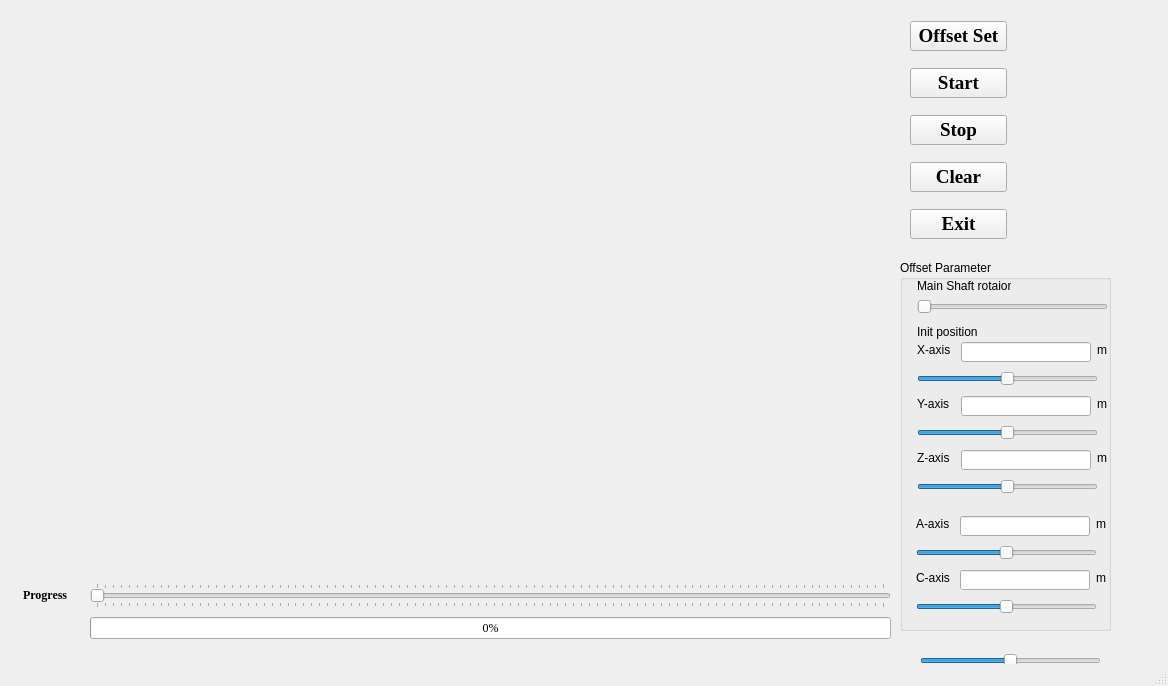
<?xml version="1.0" encoding="UTF-8"?>
<ui version="4.0">
 <class>openglwindow</class>
 <widget class="QMainWindow" name="openglwindow">
  <property name="geometry">
   <rect>
    <x>0</x>
    <y>0</y>
    <width>1168</width>
    <height>686</height>
   </rect>
  </property>
  <property name="windowTitle">
   <string>MainWindow</string>
  </property>
  <widget class="QWidget" name="centralwidget">
   <widget class="GLWidget" name="widget" native="true">
    <property name="geometry">
     <rect>
      <x>20</x>
      <y>10</y>
      <width>871</width>
      <height>561</height>
     </rect>
    </property>
   </widget>
   <widget class="QLabel" name="label">
    <property name="geometry">
     <rect>
      <x>23</x>
      <y>584</y>
      <width>51</width>
      <height>21</height>
     </rect>
    </property>
    <property name="font">
     <font>
      <family>Times New Roman</family>
      <weight>75</weight>
      <bold>true</bold>
     </font>
    </property>
    <property name="text">
     <string>Progress</string>
    </property>
   </widget>
   <widget class="QWidget" name="layoutWidget">
    <property name="geometry">
     <rect>
      <x>90</x>
      <y>580</y>
      <width>801</width>
      <height>63</height>
     </rect>
    </property>
    <layout class="QVBoxLayout" name="verticalLayout">
     <item>
      <widget class="QSlider" name="horizontalSlider">
       <property name="focusPolicy">
        <enum>Qt::StrongFocus</enum>
       </property>
       <property name="contextMenuPolicy">
        <enum>Qt::DefaultContextMenu</enum>
       </property>
       <property name="orientation">
        <enum>Qt::Horizontal</enum>
       </property>
       <property name="tickPosition">
        <enum>QSlider::TicksBothSides</enum>
       </property>
      </widget>
     </item>
     <item>
      <widget class="QProgressBar" name="progressBar">
       <property name="font">
        <font>
         <family>Times New Roman</family>
        </font>
       </property>
       <property name="value">
        <number>0</number>
       </property>
      </widget>
     </item>
    </layout>
   </widget>
   <widget class="QWidget" name="layoutWidget">
    <property name="geometry">
     <rect>
      <x>910</x>
      <y>10</y>
      <width>97</width>
      <height>241</height>
     </rect>
    </property>
    <layout class="QVBoxLayout" name="verticalLayout_2">
     <item>
      <widget class="QPushButton" name="pushButton_3">
       <property name="font">
        <font>
         <family>Times New Roman</family>
         <pointsize>14</pointsize>
         <weight>75</weight>
         <bold>true</bold>
        </font>
       </property>
       <property name="text">
        <string>Offset Set</string>
       </property>
      </widget>
     </item>
     <item>
      <widget class="QPushButton" name="pushButton_4">
       <property name="font">
        <font>
         <family>Times New Roman</family>
         <pointsize>14</pointsize>
         <weight>75</weight>
         <bold>true</bold>
        </font>
       </property>
       <property name="text">
        <string>Start</string>
       </property>
      </widget>
     </item>
     <item>
      <widget class="QPushButton" name="pushButton">
       <property name="font">
        <font>
         <family>Times New Roman</family>
         <pointsize>14</pointsize>
         <weight>75</weight>
         <bold>true</bold>
        </font>
       </property>
       <property name="text">
        <string>Stop</string>
       </property>
      </widget>
     </item>
     <item>
      <widget class="QPushButton" name="pushButton_2">
       <property name="font">
        <font>
         <family>Times New Roman</family>
         <pointsize>14</pointsize>
         <weight>75</weight>
         <bold>true</bold>
        </font>
       </property>
       <property name="text">
        <string>Clear</string>
       </property>
      </widget>
     </item>
     <item>
      <widget class="QPushButton" name="pushButton_Close_openglwindow">
       <property name="font">
        <font>
         <family>Times New Roman</family>
         <pointsize>14</pointsize>
         <weight>75</weight>
         <bold>true</bold>
        </font>
       </property>
       <property name="text">
        <string>Exit</string>
       </property>
      </widget>
     </item>
    </layout>
   </widget>
   <widget class="QSlider" name="horizontalSlider_InitZaxis_2">
    <property name="geometry">
     <rect>
      <x>920</x>
      <y>650</y>
      <width>181</width>
      <height>22</height>
     </rect>
    </property>
    <property name="minimum">
     <number>-5</number>
    </property>
    <property name="maximum">
     <number>5</number>
    </property>
    <property name="orientation">
     <enum>Qt::Horizontal</enum>
    </property>
   </widget>
   <widget class="QGroupBox" name="groupBox">
    <property name="geometry">
     <rect>
      <x>900</x>
      <y>260</y>
      <width>211</width>
      <height>371</height>
     </rect>
    </property>
    <property name="title">
     <string>Offset Parameter</string>
    </property>
    <widget class="QLabel" name="label_2">
     <property name="geometry">
      <rect>
       <x>17</x>
       <y>18</y>
       <width>94</width>
       <height>16</height>
      </rect>
     </property>
     <property name="text">
      <string>Main Shaft rotaion</string>
     </property>
    </widget>
    <widget class="QLabel" name="label_15">
     <property name="geometry">
      <rect>
       <x>16</x>
       <y>256</y>
       <width>38</width>
       <height>16</height>
      </rect>
     </property>
     <property name="text">
      <string>A-axis </string>
     </property>
    </widget>
    <widget class="QLabel" name="label_7">
     <property name="geometry">
      <rect>
       <x>197</x>
       <y>82</y>
       <width>16</width>
       <height>16</height>
      </rect>
     </property>
     <property name="text">
      <string>m</string>
     </property>
    </widget>
    <widget class="QSlider" name="horizontalSlider_InitXaxis">
     <property name="geometry">
      <rect>
       <x>17</x>
       <y>108</y>
       <width>181</width>
       <height>22</height>
      </rect>
     </property>
     <property name="minimum">
      <number>-5</number>
     </property>
     <property name="maximum">
      <number>5</number>
     </property>
     <property name="orientation">
      <enum>Qt::Horizontal</enum>
     </property>
    </widget>
    <widget class="QLabel" name="label_5">
     <property name="geometry">
      <rect>
       <x>17</x>
       <y>136</y>
       <width>38</width>
       <height>16</height>
      </rect>
     </property>
     <property name="text">
      <string>Y-axis </string>
     </property>
    </widget>
    <widget class="QLineEdit" name="lineEdit_3">
     <property name="geometry">
      <rect>
       <x>61</x>
       <y>190</y>
       <width>130</width>
       <height>20</height>
      </rect>
     </property>
    </widget>
    <widget class="QLabel" name="label_9">
     <property name="geometry">
      <rect>
       <x>197</x>
       <y>190</y>
       <width>16</width>
       <height>16</height>
      </rect>
     </property>
     <property name="text">
      <string>m</string>
     </property>
    </widget>
    <widget class="QLabel" name="label_14">
     <property name="geometry">
      <rect>
       <x>196</x>
       <y>310</y>
       <width>16</width>
       <height>16</height>
      </rect>
     </property>
     <property name="text">
      <string>m</string>
     </property>
    </widget>
    <widget class="QLabel" name="label_4">
     <property name="geometry">
      <rect>
       <x>17</x>
       <y>190</y>
       <width>38</width>
       <height>16</height>
      </rect>
     </property>
     <property name="text">
      <string>Z-axis </string>
     </property>
    </widget>
    <widget class="QLabel" name="label_6">
     <property name="geometry">
      <rect>
       <x>17</x>
       <y>82</y>
       <width>38</width>
       <height>16</height>
      </rect>
     </property>
     <property name="text">
      <string>X-axis </string>
     </property>
    </widget>
    <widget class="QSlider" name="horizontalSlider_InitXaxis_2">
     <property name="geometry">
      <rect>
       <x>16</x>
       <y>282</y>
       <width>181</width>
       <height>22</height>
      </rect>
     </property>
     <property name="minimum">
      <number>-5</number>
     </property>
     <property name="maximum">
      <number>5</number>
     </property>
     <property name="orientation">
      <enum>Qt::Horizontal</enum>
     </property>
    </widget>
    <widget class="QSlider" name="horizontalSlider_InitZaxis">
     <property name="geometry">
      <rect>
       <x>17</x>
       <y>216</y>
       <width>181</width>
       <height>22</height>
      </rect>
     </property>
     <property name="minimum">
      <number>-5</number>
     </property>
     <property name="maximum">
      <number>5</number>
     </property>
     <property name="orientation">
      <enum>Qt::Horizontal</enum>
     </property>
    </widget>
    <widget class="QLabel" name="label_8">
     <property name="geometry">
      <rect>
       <x>197</x>
       <y>136</y>
       <width>16</width>
       <height>16</height>
      </rect>
     </property>
     <property name="text">
      <string>m</string>
     </property>
    </widget>
    <widget class="QSlider" name="horizontalSlider_MainShaft">
     <property name="geometry">
      <rect>
       <x>17</x>
       <y>36</y>
       <width>191</width>
       <height>22</height>
      </rect>
     </property>
     <property name="orientation">
      <enum>Qt::Horizontal</enum>
     </property>
    </widget>
    <widget class="QLabel" name="label_3">
     <property name="geometry">
      <rect>
       <x>17</x>
       <y>64</y>
       <width>60</width>
       <height>16</height>
      </rect>
     </property>
     <property name="text">
      <string>Init position</string>
     </property>
    </widget>
    <widget class="QSlider" name="horizontalSlider_InitYaxis">
     <property name="geometry">
      <rect>
       <x>17</x>
       <y>162</y>
       <width>181</width>
       <height>22</height>
      </rect>
     </property>
     <property name="minimum">
      <number>-5</number>
     </property>
     <property name="maximum">
      <number>5</number>
     </property>
     <property name="orientation">
      <enum>Qt::Horizontal</enum>
     </property>
    </widget>
    <widget class="QLineEdit" name="lineEdit_2">
     <property name="geometry">
      <rect>
       <x>61</x>
       <y>136</y>
       <width>130</width>
       <height>20</height>
      </rect>
     </property>
    </widget>
    <widget class="QLabel" name="label_11">
     <property name="geometry">
      <rect>
       <x>196</x>
       <y>256</y>
       <width>16</width>
       <height>16</height>
      </rect>
     </property>
     <property name="text">
      <string>m</string>
     </property>
    </widget>
    <widget class="QLineEdit" name="lineEdit_5">
     <property name="geometry">
      <rect>
       <x>60</x>
       <y>256</y>
       <width>130</width>
       <height>20</height>
      </rect>
     </property>
    </widget>
    <widget class="QSlider" name="horizontalSlider_InitYaxis_2">
     <property name="geometry">
      <rect>
       <x>16</x>
       <y>336</y>
       <width>181</width>
       <height>22</height>
      </rect>
     </property>
     <property name="minimum">
      <number>-5</number>
     </property>
     <property name="maximum">
      <number>5</number>
     </property>
     <property name="orientation">
      <enum>Qt::Horizontal</enum>
     </property>
    </widget>
    <widget class="QLineEdit" name="lineEdit">
     <property name="geometry">
      <rect>
       <x>61</x>
       <y>82</y>
       <width>130</width>
       <height>20</height>
      </rect>
     </property>
    </widget>
    <widget class="QLabel" name="label_10">
     <property name="geometry">
      <rect>
       <x>16</x>
       <y>310</y>
       <width>38</width>
       <height>16</height>
      </rect>
     </property>
     <property name="text">
      <string>C-axis </string>
     </property>
    </widget>
    <widget class="QLineEdit" name="lineEdit_4">
     <property name="geometry">
      <rect>
       <x>60</x>
       <y>310</y>
       <width>130</width>
       <height>20</height>
      </rect>
     </property>
    </widget>
   </widget>
  </widget>
  <widget class="QMenuBar" name="menubar">
   <property name="geometry">
    <rect>
     <x>0</x>
     <y>0</y>
     <width>1168</width>
     <height>20</height>
    </rect>
   </property>
  </widget>
  <widget class="QStatusBar" name="statusbar"/>
 </widget>
 <customwidgets>
  <customwidget>
   <class>GLWidget</class>
   <extends>QWidget</extends>
   <header location="global">GUI/OPENGL/glwidget.h</header>
   <container>1</container>
   <slots>
    <slot>DispTrajectory(int)</slot>
    <slot>generateModel()</slot>
    <slot>MainShaftRot(int)</slot>
   </slots>
  </customwidget>
 </customwidgets>
 <resources/>
 <connections>
  <connection>
   <sender>horizontalSlider</sender>
   <signal>valueChanged(int)</signal>
   <receiver>progressBar</receiver>
   <slot>setValue(int)</slot>
   <hints>
    <hint type="sourcelabel">
     <x>359</x>
     <y>613</y>
    </hint>
    <hint type="destinationlabel">
     <x>359</x>
     <y>652</y>
    </hint>
   </hints>
  </connection>
  <connection>
   <sender>horizontalSlider_MainShaft</sender>
   <signal>valueChanged(int)</signal>
   <receiver>widget</receiver>
   <slot>MainShaftRot(int)</slot>
   <hints>
    <hint type="sourcelabel">
     <x>931</x>
     <y>337</y>
    </hint>
    <hint type="destinationlabel">
     <x>824</x>
     <y>512</y>
    </hint>
   </hints>
  </connection>
  <connection>
   <sender>pushButton_Close_openglwindow</sender>
   <signal>clicked()</signal>
   <receiver>widget</receiver>
   <slot>deleteLater()</slot>
   <hints>
    <hint type="sourcelabel">
     <x>940</x>
     <y>233</y>
    </hint>
    <hint type="destinationlabel">
     <x>823</x>
     <y>227</y>
    </hint>
   </hints>
  </connection>
 </connections>
</ui>
